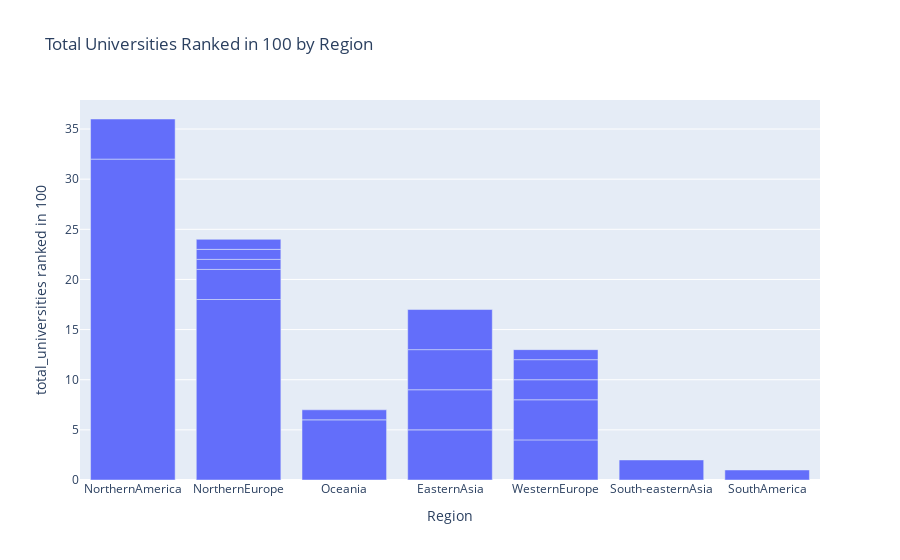

Notebook cell for this chart:
### Code cell
fig = px.bar(new_country_table, x='Region', y='total_universities ranked in 100', title='Total Universities Ranked in 100 by Region')
fig.show()

### Figure 1 — Plotly figure (JSON) as saved in the notebook; plotly's stock layout.template omitted (floating-point values rounded to 4 significant figures)
{"data": [{"alignmentgroup": "True", "hovertemplate": "Region=%{x}<br>total_universities ranked in 100=%{y}<extra></extra>", "legendgroup": "", "marker": {"color": "#636efa", "pattern": {"shape": ""}}, "name": "", "offsetgroup": "", "orientation": "v", "showlegend": false, "textposition": "auto", "type": "bar", "x": ["NorthernAmerica", "NorthernEurope", "Oceania", "EasternAsia", "EasternAsia", "NorthernAmerica", "EasternAsia", "WesternEurope", "WesternEurope", "EasternAsia", "NorthernEurope", "WesternEurope", "WesternEurope", "South-easternAsia", null, "SouthAmerica", "Oceania", "NorthernEurope", "NorthernEurope", "WesternEurope", "NorthernEurope"], "xaxis": "x", "y": [32, 18, 6, 5, 4, 4, 4, 4, 4, 4, 3, 2, 2, 2, 1, 1, 1, 1, 1, 1, 1], "yaxis": "y"}], "layout": {"barmode": "relative", "legend": {"tracegroupgap": 0}, "title": {"text": "Total Universities Ranked in 100 by Region"}, "xaxis": {"anchor": "y", "domain": [0, 1], "title": {"text": "Region"}}, "yaxis": {"anchor": "x", "domain": [0, 1], "title": {"text": "total_universities ranked in 100"}}}}
